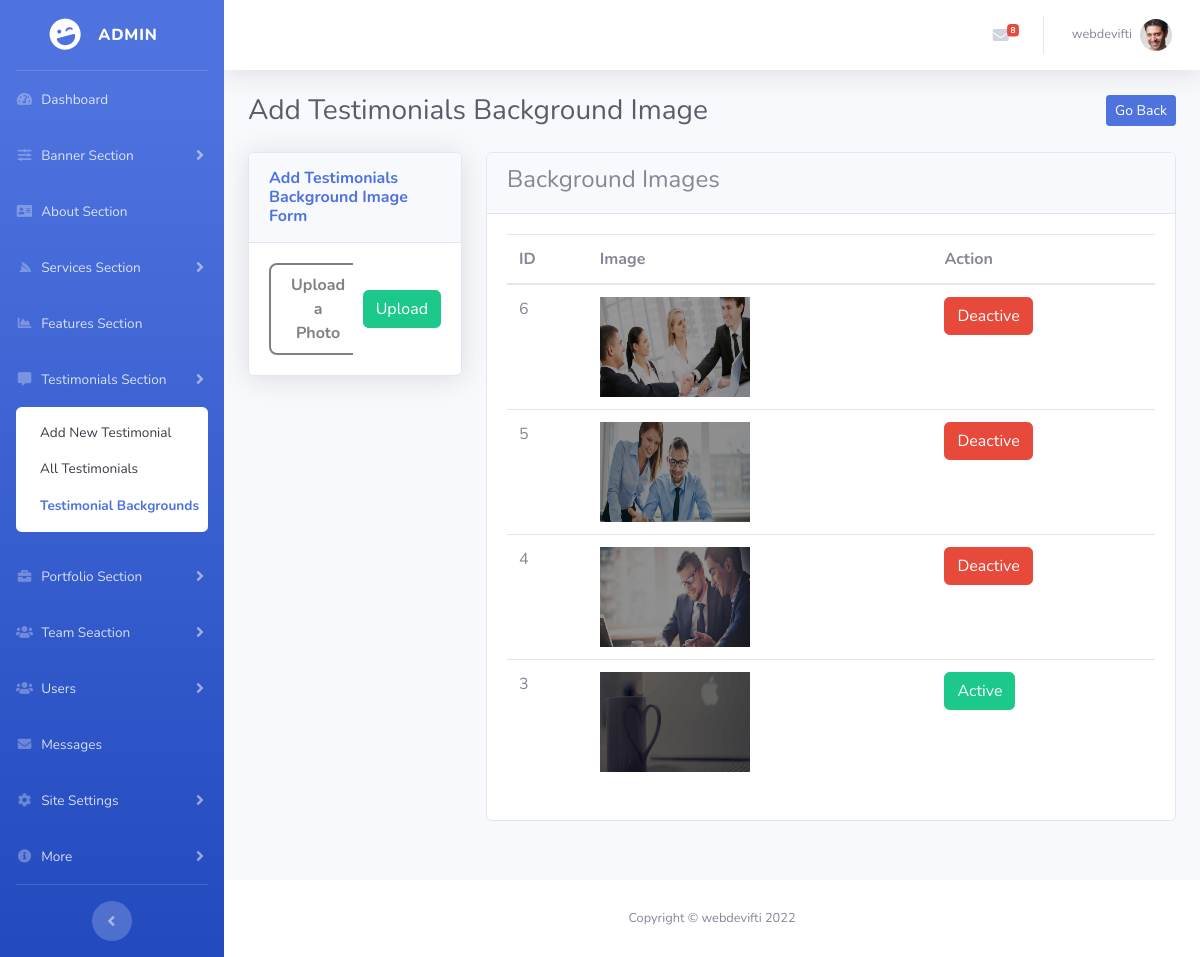
Screenshot of /admin/add-testimonial-bg.php (signed in) with the database file from the repository.
### tables this page shows
CREATE TABLE `users` (
  `id` int(11) NOT NULL,
  `full_name` varchar(255) NOT NULL,
  `username` varchar(255) NOT NULL,
  `email` varchar(255) NOT NULL,
  `password` varchar(255) NOT NULL,
  `role` varchar(20) NOT NULL,
  `status` tinyint(1) NOT NULL DEFAULT 1,
  `photo` varchar(255) DEFAULT NULL,
  `created_at` datetime NOT NULL DEFAULT current_timestamp(),
  `updated_at` datetime NOT NULL DEFAULT current_timestamp() ON UPDATE current_timestamp(),
  `phone_number` varchar(20) NOT NULL
);

CREATE TABLE `feature_images` (
  `id` int(11) NOT NULL,
  `section_name` varchar(255) NOT NULL,
  `f_image` varchar(255) NOT NULL,
  `status` tinyint(1) NOT NULL DEFAULT 0
);

### configs/messageFunction.php (called while the page is built, shortened)
<?php
function getMessages(){
    global $con;
    $result = mysqli_query($con, "SELECT * FROM `message_from_user` ORDER BY `sended_at` DESC LIMIT 10");
    return $result;
}

### configs/functions.php (called while the page is built, shortened)
<?php
function getLoggedInUserData($email){
    global $con;
    $query = "SELECT * FROM `users` WHERE `email` = '$email'";
    $excute_query = mysqli_query($con, $query);
    $result = mysqli_fetch_assoc($excute_query);
    return $result;
}

### configs/testimonialFunction.php (called while the page is built, shortened)
<?php
function getTestimonialsBg(){
    global $con;
    $result = mysqli_query($con, "SELECT * FROM `feature_images` WHERE `section_name` = 'testimonial' ORDER BY id DESC");
    return $result;
}

### admin/add-testimonial-bg.php (the view, shortened to what this page needs)
<?php require 'layouts/header.php'; ?>
        <?php require 'layouts/sidebar.php'; ?>
        <div id="content-wrapper" class="d-flex flex-column">
            <div id="content">
                <?php require 'layouts/topbar.php'; ?>
                <div class="container-fluid">
                    <div class="d-sm-flex align-items-center justify-content-between mb-4">
                        <h1 class="h3 mb-0 text-gray-800">Add Testimonials Background Image</h1>
                        <a href="testimonials.php" class="btn btn-primary btn-sm">Go Back</a>
                    </div>
                    <div class="row">
                        <div class="col-lg-3">
                            <div class="card shadow mb-4">
                                <div class="card-header py-3">
                                    <h6 class="m-0 font-weight-bold text-primary">Add Testimonials Background Image Form</h6>
                                </div>
                                <div class="card-body">
                                    <form action="add-testimonial-bg.php" method="POST" enctype="multipart/form-data">
                                        <div class="d-flex align-items-center justify-content-between">
                                            <div class="upload-btn-wrapper">
                                                <button class="uploadBtn">Upload a Photo</button>
                                            </div>
                                            <button style="margin-left: 10px;" type="submit" name="testimonialBgUpload" class="btn btn-success">Upload</button>
                                        </div>
                                    </form>
                                </div>
                            </div>
                        </div>
                        <div class="col-lg-9">
                            <div class="card">
                                <div class="card-header">
                                    <h4>Background Images</h4>
                                </div>
                                <div class="card-body">
                                    <table class="table">
                                        <thead>
                                            <tr>
                                                <th>ID</th>
                                                <th>Image</th>
                                                <th>Action</th>
                                            </tr>
                                        </thead>
                                        <tbody>
                                            <?php
                                                $getBG = getTestimonialsBg();
                                                foreach($getBG as $bg){
                                            ?>
                                            <tr>
                                                <td><?= $bg['id'] ?></td>
                                                <td><img height="100" width="150" src="./uploads/bg/<?= $bg['f_image'] ?>" /></td>
                                                <td>
                                                    <?php if($bg['status'] ==  1) { ?>
                                                        <a href="?status=false&id=<?= $bg['id']; ?>" class="btn btn-success">Active</a>
                                                    <?php } else { ?>
                                                        <a href="?status=true&id=<?= $bg['id']; ?>" class="btn btn-danger">Deactive</a>
                                                    <?php } ?>
                                                </td>
                                            </tr>
                                            <?php } ?>
                                        </tbody>
                                    </table>
                                </div>
                            </div>
                        </div>
                    </div>
                </div>
            </div>
<?php require 'layouts/footer.php'; ?>

### admin/layouts/topbar.php (shortened to what this page needs)
<nav class="navbar navbar-expand navbar-light bg-white topbar mb-4 static-top shadow">
                    <ul class="navbar-nav ml-auto">
                        <li class="nav-item dropdown no-arrow mx-1">
                            <a class="nav-link dropdown-toggle msg_counter" href="#" id="messagesDropdown" role="button"
                                data-toggle="dropdown" aria-haspopup="true" aria-expanded="false">
                                <i class="fas fa-envelope fa-fw"></i>
                                <?php
                                $getmsg = getMessages();
                                $getRow = mysqli_num_rows($getmsg);
                                ?>
                                <span class="badge badge-danger badge-counter"><?= $getRow;?></span>
                            </a>
                        </li>
                        <?php
                        $email = $_SESSION['USEREMAIL'];
                           $data = getLoggedInUserData($email);
                        ?>
                        <li class="nav-item dropdown no-arrow">
                            <a class="nav-link dropdown-toggle" href="#" id="userDropdown" role="button"
                                data-toggle="dropdown" aria-haspopup="true" aria-expanded="false">
                                <span class="mr-2 d-none d-lg-inline text-gray-600 small"><?= $data['username']; ?></span>
                                <img class="img-profile rounded-circle"
                                    src="uploads/users/<?= $data['photo']; ?>">
                            </a>
                        </li>
                    </ul>
                </nav>

### admin/layouts/header.php (style rules this page uses)
.upload-btn-wrapper { position: relative; overflow: hidden; display: inline-block; }
.uploadBtn { border: 2px solid gray; color: gray; background-color: white; padding: 8px 20px; border-radius: 8px; font-size: 16px; cursor: pointer; font-weight: bold; }

### rows the page displays
users: username "webdevifti", photo (picture)
feature_images: id "6", f_image (picture)
feature_images: id "5", f_image (picture)
feature_images: id "4", f_image (picture)
feature_images: id "3", f_image (picture)

### other values shown
$getRow "8"
